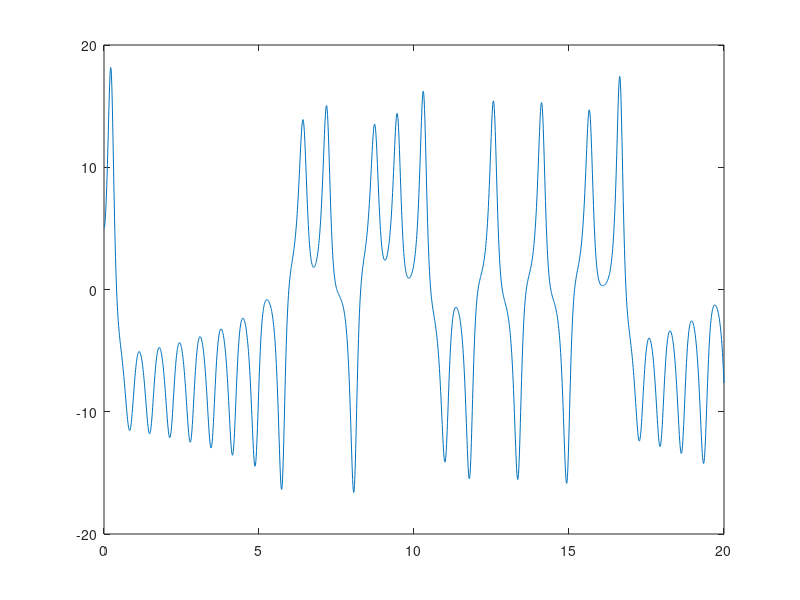
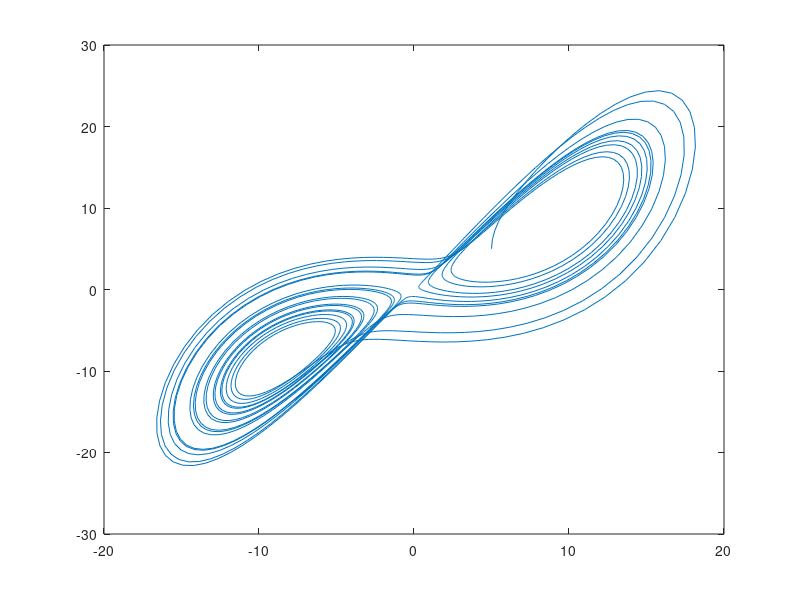
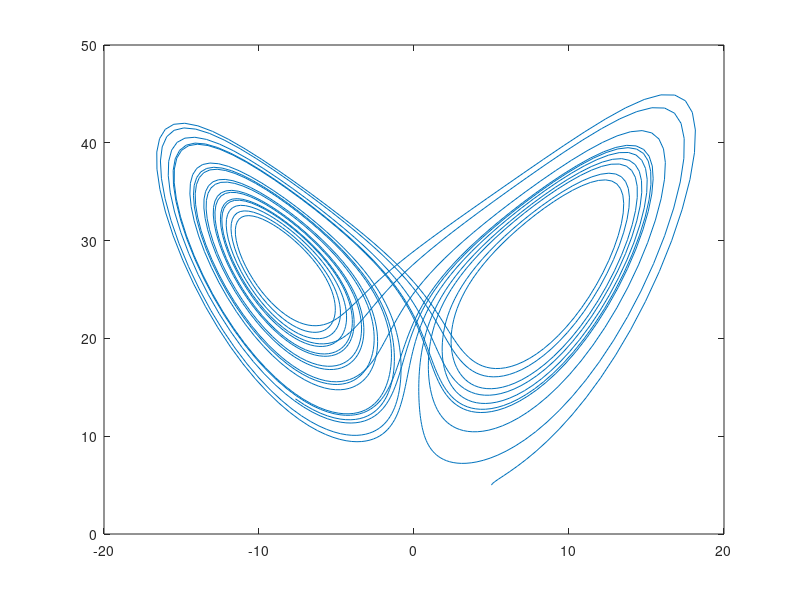

Recreate these plots in MATLAB, in order.
% chapra and canale ex28.2 p. 816
function lorenz_example
t=0:0.01:20;
Y0=[5, 5, 5];
f=@lorenz;
Y=RK4(f,t,Y0);
x=Y(1,:);
y=Y(2,:);
z=Y(3,:);
figure(1);
plot(t,x);
figure(2);
plot(x,y);
figure(3);
plot(x,z);
return

function [dYdt] = lorenz(t,Y)
dYdt=zeros(3,1); 
x=Y(1); y=Y(2); z=Y(3);
sigma=10; b=8/3; r=28;
dYdt(1)=-sigma*x+sigma*y;
dYdt(2)=r*x-y-x*z;
dYdt(3)=-b*z+x*y;
return

function [y] = Euler(f,x,y0)
n=length(x);
m=length(y0);
y=zeros(m,n);
y(:,1)=y0;
for i=1:n-1
    dx=x(i+1)-x(i);
    xi=x(i);
    yi=y(:,i);
    y(:,i+1)=yi+feval(f,xi,yi)*dx;
end
return

function [y] = Heuns(f,x,y0)
n=length(x); 
m=length(y0);
y=zeros(m,n);
y(:,1)=y0;
for i=1:n-1
    dx=x(i+1)-x(i);
    xi=x(i);
    yi=y(:,i);
    f1=feval(f,xi,yi);
    ytemp=yi+f1*dx;
    f2=feval(f,x(i+1),ytemp);
    y(:,i+1)=yi+(f1+f2)*dx/2;
end
return


function [y] = RK4(f,x,y0)
n=length(x);
m=length(y0);
y=zeros(m,n);
y(:,1)=y0;
for i=1:n-1
    dx=x(i+1)-x(i);
    xi=x(i);
    yi=y(:,i);
    k1=feval(f,xi,yi);
    k2=feval(f,xi+0.5*dx,yi+0.5*k1*dx);
    k3=feval(f,xi+0.5*dx,yi+0.5*k2*dx);
    k4=feval(f,xi+dx,yi+k3*dx);
    y(:,i+1)=yi+(k1+2*k2+2*k3+k4)*dx/6;
end
return
